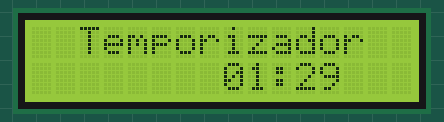
This sketch was run on a simulated Arduino Uno, built with avr-gcc and run on an emulated ATmega328P. On the bench: 16×2 character LCD.

Above: at 0.1 s.
At 4.1 s:
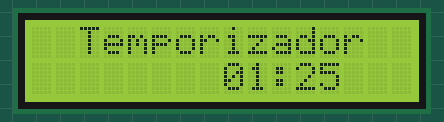
At 9.1 s:
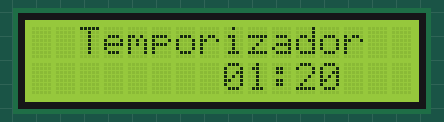
At 19.2 s:
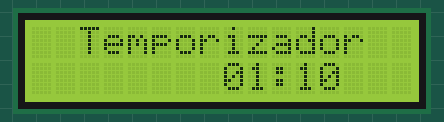
At 28.2 s:
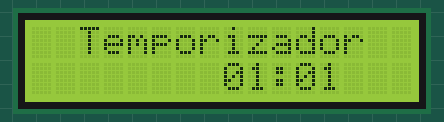
At 38.2 s:
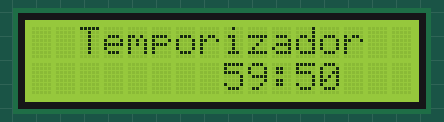

Measured:
- what the display in image 1 shows lasts 1.0 s, from 4.1 s to 5.1 s

The sketch:

LCDZeroEsquerda.ino
```cpp
/*

            Este programa tem a função de corrigir um erro recorrente que acontece no display. Geralmente, o display não imprime o zero a esquerda, isto
     é, quando um número decremente, por exemplo, e passa a ser menor do que 10, ele não mostra o zero a esquerda, e sim, somente o número menor do que
     10. Isso pode gerar uma impressão errada e uma passagem incorreta da informação na qual o display tem a função de passar.
            Com um temporizador simples, este código demonstra uma forma de corrigir este erro recorrente.

            Na simulação e na prática o circuito e o programa funcionaram perfeitamente.

*/

// Inclusão de bibliotecas
#include <LiquidCrystal.h>

// Mapeamento de hardware
LiquidCrystal disp( 2,      // RS
                    3,      // EN
                    4,      // D4
                    5,      // D5
                    6,      // D6
                    7 );    // D7

// Protótipos de funções auxiliares
void temporizador();
void imprime_Display(int minutos, int segundos);

// Variáveis auxiliares
int minutos, segundos;

void setup() {

    disp.begin(16, 2);

    minutos = 1;
    segundos = 30;
}

void loop() {

    disp.setCursor(2, 0);
    disp.print("Temporizador");
    temporizador();
    delay(1000);
}


// Funções auxiliares

void temporizador(){

    segundos--;

    if(segundos <= 0x00){

        segundos = 59;

        minutos--;

        if(minutos <= 0x00)
            minutos = 59;
    } // end if segundos

    imprime_Display(minutos, segundos);
} // end void temporizador


void imprime_Display(int minutos, int segundos){

    if(minutos < 10){

        disp.setCursor(8, 1);
        disp.print("0");
        disp.setCursor(9, 1);
        disp.print(minutos);
    } // end if minutos < 10
    else{

        disp.setCursor(8, 1);
        disp.print(minutos);
    } // end else minutos < 10

    disp.setCursor(10, 1);
        disp.print(":");

    if(segundos < 10){

        disp.setCursor(11, 1);
        disp.print("0");
        disp.setCursor(12, 1);
        disp.print(segundos);
    } // end if segundos < 10
    else{

        disp.setCursor(11, 1);
        disp.print(segundos);
    } // end else segundos < 10
} // end void imprime_Display
```
